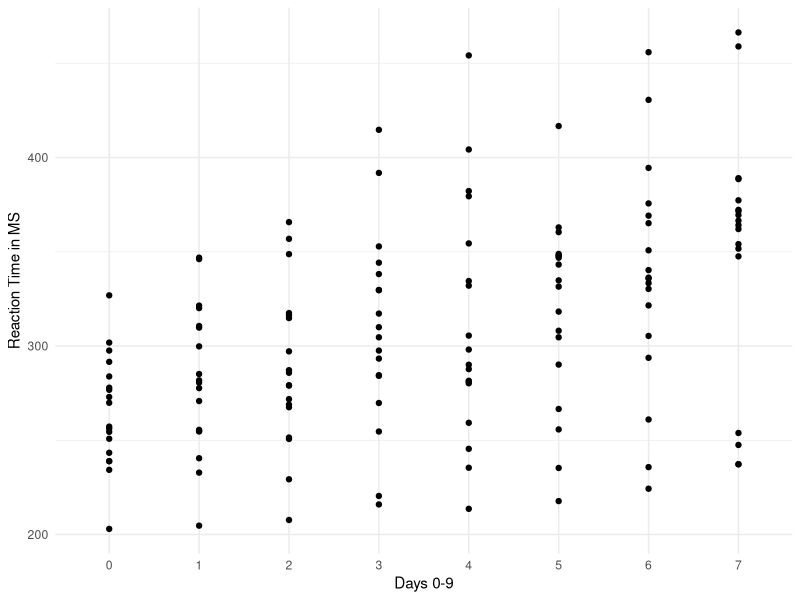
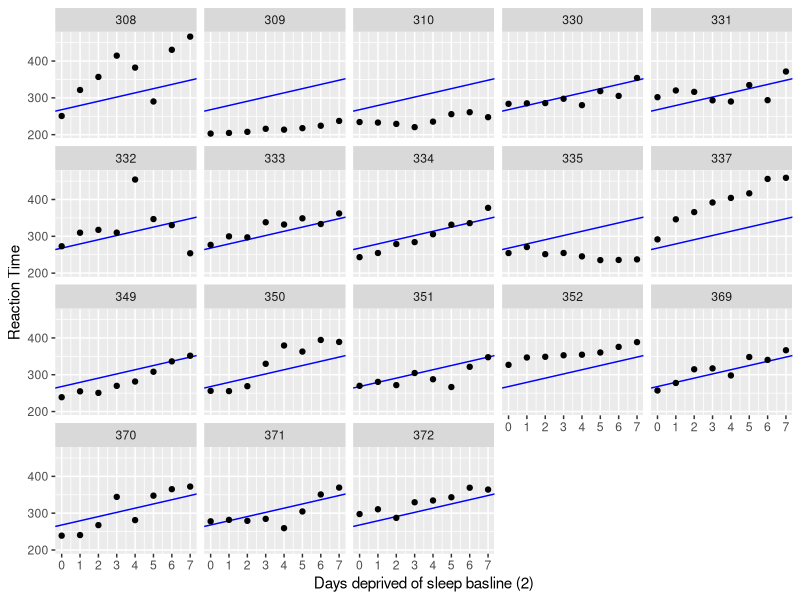
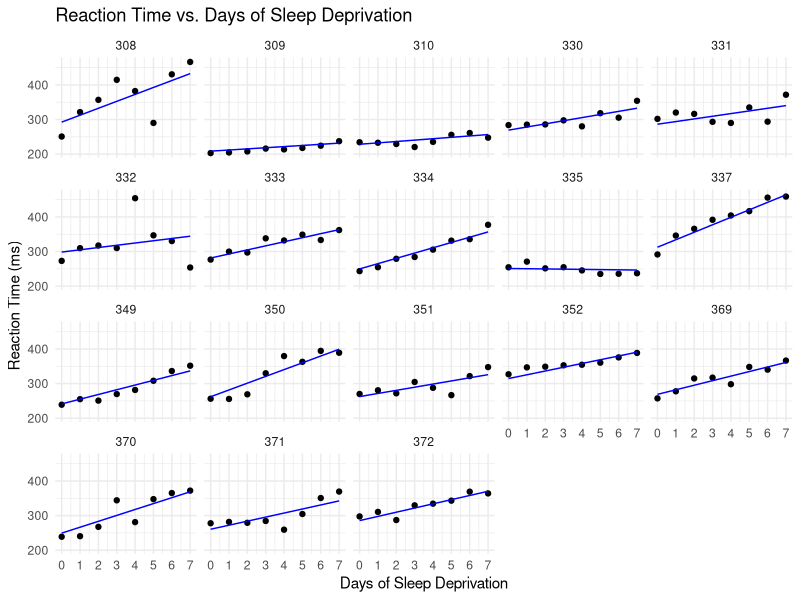
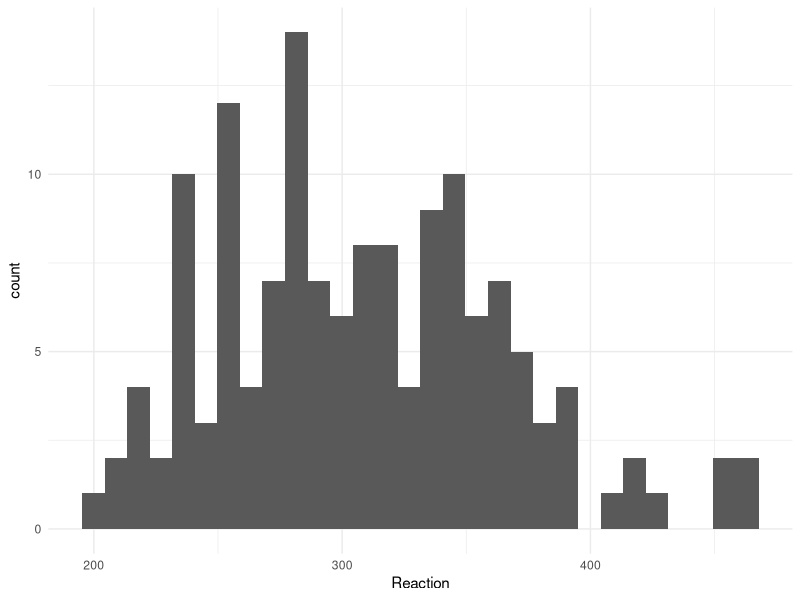
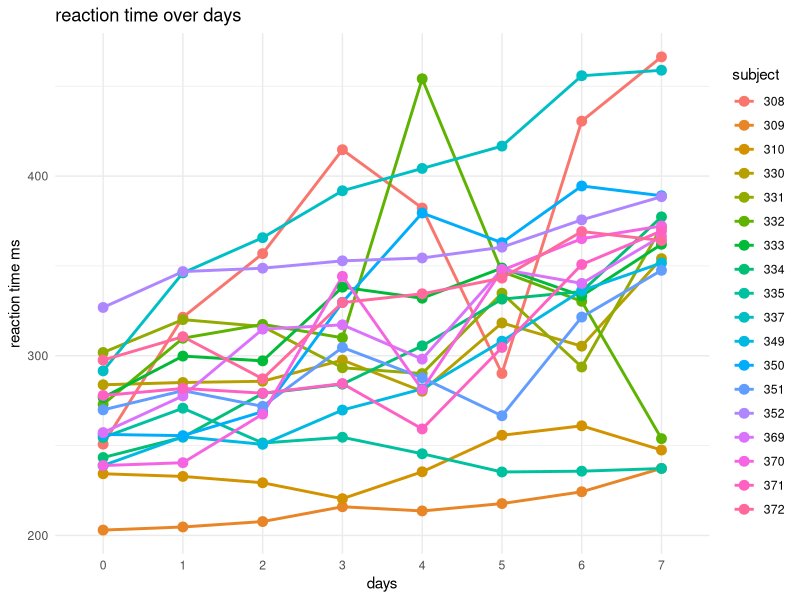
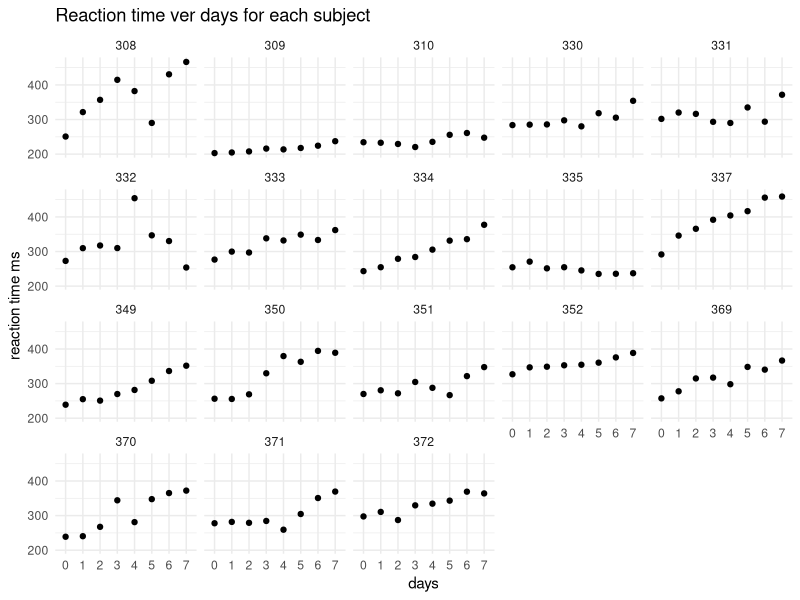
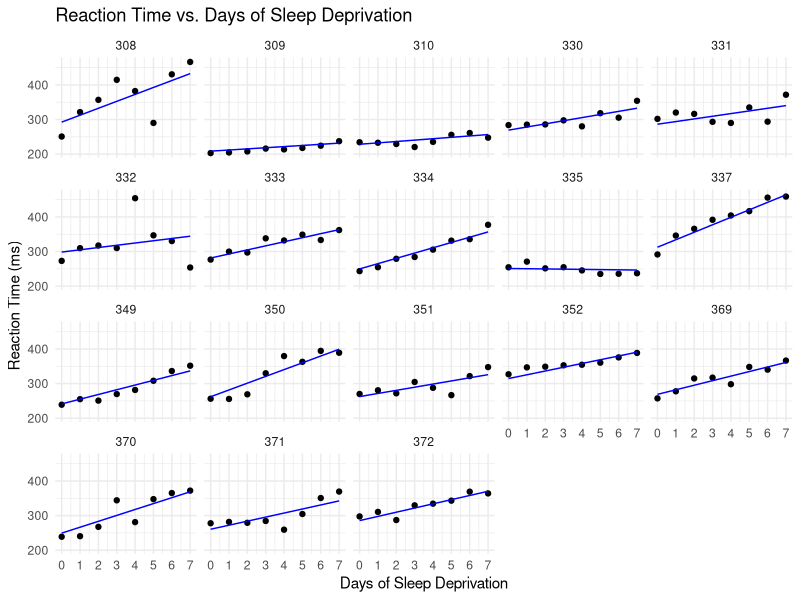

Recreate these plots in R, in order.




#01.Data Exploration

#Load Libraries

library(lme4)
library(tidyverse)

#Load Data

data("sleepstudy")
?sleepstudy

# Explore Structure

head(sleepstudy)
summary(sleepstudy)

# Remove day 0 and day 1, should not be included in analysis 

sleepstudy <- sleepstudy %>%
  filter(Days > 1) 

head(sleepstudy)

#instead of keep using the Days variable that starts from 2 we will code a variable 
#that is easy to interpret 

sleepstudy <- sleepstudy %>% 
  mutate(days_deprived = Days - 2)

head(sleepstudy)

# Visualize 

histg <- ggplot(sleepstudy, aes(x = Reaction)) +
  geom_histogram() +
  theme_minimal()
ggsave(filename = "histogram of reaction time.png", plot = histg, width = 8, height = 6, dpi = 300)


ggplot(sleepstudy, aes(x = as.factor(days_deprived), y = Reaction)) + 
  geom_point() + 
  labs(y = "Reaction Time in MS", x = "Days 0-9") +
  theme_minimal()



#02. Descriptive Statistics

range(sleepstudy$Reaction)
range(sleepstudy$Days)

mean(sleepstudy$Reaction)


p <- ggplot(sleepstudy, aes(x = as.factor(days_deprived), y = Reaction, group = Subject, color = as.factor(Subject))) +
  geom_line(size = 1) +  
  geom_point(size = 3) +
  labs(
    title = "reaction time over days",
    x = "days",
    y = "reaction time ms",
    color = "subject"
  ) +
  theme_minimal() 
ggsave(filename = "reaction_time_over days_plot.png", plot = p, width = 8, height = 6, dpi = 300)



#checking baseline for each subject 

p2 <- ggplot(sleepstudy, aes(x = as.factor(days_deprived), y = Reaction)) +
  geom_line() +
  geom_point() +
  facet_wrap(~ as.factor(Subject)) +
  labs(
    title = "Reaction time ver days for each subject",
    x = "days",
    y = "reaction time ms",
    color = "subject"
  ) +
  theme_minimal()
ggsave(filename = "Reaction time ver days for each subject.png", plot = p2, width = 8, height = 6, dpi = 300)


#With only one exception (subject 335) it looks like reaction time increases 
#with each additional day of sleep deprivation


#03 fitting models

#lets fit a model that estimates a single intercept and slope for the entire dataset, ignoring the 
# the fact that different subjects might vary in their intercepts or slopes.

general_model <- lm(Reaction ~ days_deprived, sleepstudy)
summary(general_model)

#According to this model, the predicted mean response time on Day 0 is about 
#245 milliseconds, with an increase of about 11 milliseconds per day of deprivation, on average.

#we are assuming that all of the observations are independent 
#However, we can be pretty sure this is a bad assumption.

#lets visualize

ggplot(sleepstudy, aes(x = days_deprived, y = Reaction)) +
  geom_abline(intercept = coef(general_model)[1],
              slope = coef(general_model)[2],
              color = 'blue') +
  geom_point() +
  scale_x_continuous(breaks = 0:7) +
  facet_wrap(~Subject) +
  labs(y = "Reaction Time", x = "Days deprived of sleep basline (2)")


#model fits the data badly. We need a different approach.

# after the basic model we understand now that we need a unique intercept and  slope for each subject 
#To do so we can use mixed effect models


lme_mod <- lmer(Reaction ~ days_deprived + (days_deprived | Subject), sleepstudy)

summary(lme_mod)

#before interpret the output, let's first plot the data against our model predictions.

# Extract fitted values
sleepstudy$fitted <- predict(lme_mod)

# Plot observed data and fitted lines for each subject
p3 <- ggplot(sleepstudy, aes(x = days_deprived, y = Reaction)) +
  geom_point() +
  scale_x_continuous(breaks = 0:7) +
  facet_wrap(~Subject) +
  geom_line(aes(y = fitted), color = "blue", size = 0.5) +  # Fitted values
  labs(
    title = "Reaction Time vs. Days of Sleep Deprivation",
    x = "Days of Sleep Deprivation",
    y = "Reaction Time (ms)"
  ) +
  theme_minimal() +
  theme(legend.position = "none")  # Hide legend for cleaner visualization
p3
ggsave(filename = "Reaction Time vs. Days of Sleep Deprivatiofited.png", plot = p3, width = 8, height = 6, dpi = 300)


#The model shows that reaction time increases by 11.435 ms per day of sleep 
#deprivation on average, and this effect is statistically significant.
#Subjects have significant variability in their baseline reaction times (SD = 30.96 ms) and their responses to sleep deprivation (SD = 6.77 ms)























